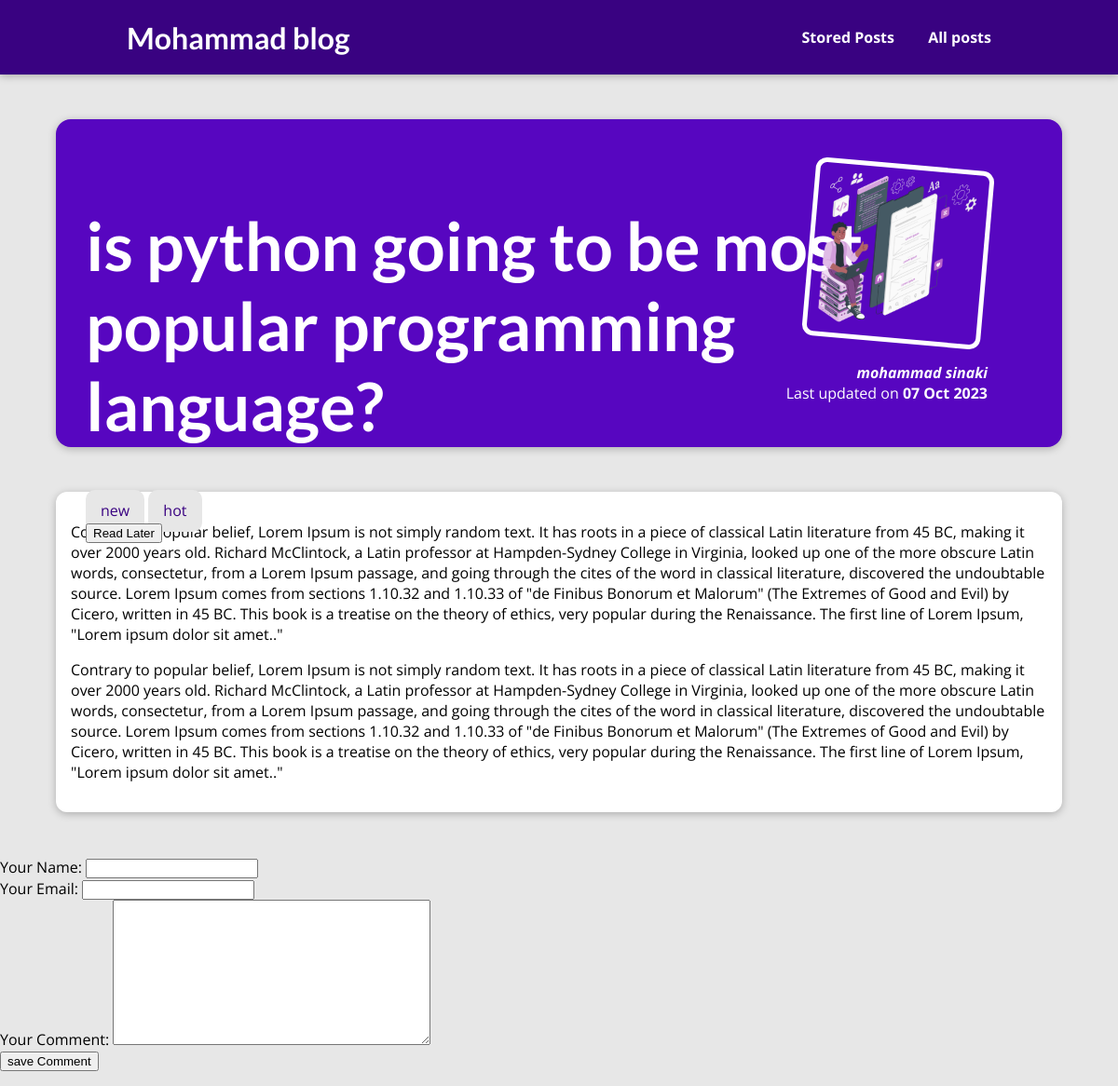
The page /posts/is-python-going-to-be-most-popular-programming-lan on the database its author committed.
### blog/models.py (models this page shows, shortened)
class Post(models.Model):
    title = models.CharField(max_length=150)
    excerpt = models.CharField(max_length=200)
    image = models.ImageField(upload_to="posts",null=True)
    date = models.DateField(auto_now=True)
    slug = models.SlugField(db_index=True , unique=True)
    content = models.TextField(validators= [MinLengthValidator(10)])
    author = models.ForeignKey(
        Author , on_delete= models.SET_NULL , null=True , related_name="posts")
    tags = models.ManyToManyField(Tag)

class Tag(models.Model):
    caption = models.CharField(max_length=20)

class Author(models.Model):
    first_name = models.CharField(max_length=100)
    last_name = models.CharField(max_length=150)
    email_address = models.EmailField()
    def __str__(self):
        return f"{self.first_name} {self.last_name}"

### blog/views.py (the view, shortened to what this page needs)
# urls.py: path("posts/<slug:slug>",views.SinglePostView.as_view(),name="post-detail-page"),
class SinglePostView(View):
    def is_stored_post(self,request,post_id):
        stored_posts = request.session.get("stored_posts")
        if stored_posts is not None:
            is_saved_for_later = post_id in stored_posts
        else:
            is_saved_for_later = False
        return is_saved_for_later
    def get(self,request,slug):
        post = Post.objects.get(slug = slug)
        context =  {
            "post":post,
            "post_tags":post.tags.all(),
            "comment_form":CommentForm(),
            "comments":post.comments.all().order_by("-id"),
            "saved_for_later":self.is_stored_post(request , post.id)
        }
        return render(request , "blog/post-detail.html",context)

### blog/forms.py
class CommentForm(forms.ModelForm):
    class Meta:
        model = Comment
        exclude = ["post"]
        labels = {
            "user_name":"Your Name",
            "user_email":"Your Email",
            "text":"Your Comment"
        }

### blog/templates/blog/post-detail.html (shortened to what this page needs)
{% extends 'base.html' %}
{% load static %}
{% block css_files %}
<link rel="stylesheet" href="{% static "blog/post-detail.css" %}">
{% endblock %}
{% block body %}
<section id="summary">
  <h2>{{ post.title }}</h2>
  <div>
    {% for tag in post_tags %}
        <span class="tag">{{tag.caption}}</span>
    {% endfor %}
  </div>
  <div id="read-later">
    <form action=" {% url "read-later" %} " method="post">
      <button>
        {% if saved_for_later  %}
          remove from Read Later
        {% else %}
          Read Later
        {% endif %}
      </button>
    </form>
  </div>
  <article>
    <img src="{{post.image.url}}" alt="{{ post.title }}">
    <address>{{ post.author }}</address>
    <div>Last updated on <time>{{ post.date|date:"d M Y" }}</time></div>
  </article>
</section>
<main>
  <p>{{ post.content|linebreaks }}</p>
</main>
<div>
  <form method="post" action="{% url "post-detail-page" post.slug %}">
    {% for form_field  in comment_form %}
      <div class="form-control">
        {{form_field.label_tag}}
        {{form_field}}
      </div>
    {% endfor %}
    <button>save Comment</button>
  </form>
</div>
{% endblock %}

### static/app.css (style rules this page uses)
* { box-sizing: border-box; }
html { font-family: 'Open Sans', 'Lato', sans-serif; }
body { margin: 0; }
h1, h2, h3 { font-family: 'Lato', sans-serif; font-weight: bold; }

### blog/static/blog/post-detail.css (style rules this page uses)
body { background-color: #e7e7e7; }
#summary { margin: 8rem auto 3rem auto; padding: 2rem; width: 90%; max-width: 90rem; border-radius: 16px; background-color: #5706c0; position: relative; box-shadow: 0 2px 8px rgba(0, 0, 0, 0.25); height: 22rem; }
#summary h2 { color: white; font-size: 4.5rem; }
#summary article { position: absolute; top: 2rem; right: 3rem; padding: 1rem 2rem; border-radius: 12px; text-align: right; color: white; }
#summary article img { width: 12rem; height: 12rem; border-radius: 12px; transform: rotateZ(5deg); border: 5px solid white; margin-bottom: 1rem; }
#summary address { font-weight: bold; }
#summary time { font-weight: bold; }
main { width: 90%; max-width: 90rem; margin: 3rem auto; background-color: white; padding: 1rem; border-radius: 12px; box-shadow: 0 2px 8px rgba(0, 0, 0, 0.25); }
.tag { background-color: #e7e7e7; border-radius: 10px; color: #390281; padding: 0.7rem 1rem; }

### rows shown on the page
Post: title "is python going to be most popular programming language?", image (picture), author "mohammad sinaki", date "07 Oct 2023", content "Contrary to popular belief, Lorem Ipsum is not simply random text. It has roots in a piece of classical Latin literature from 45 BC, making it over 2000 years old. Richard McClintock, a Latin professor at Hampden-Sydney College in Virginia, looked up one of the more obscure Latin words, consectetur, from a Lorem Ipsum passage, and going through the cites of the word in classical literature, discovered the undoubtable source. Lorem Ipsum comes from sections 1.10.32 and 1.10.33 of \"de Finibus Bonorum et Malorum\" (The Extremes of Good and Evil) by Cicero, written in 45 BC. This book is a treatise on the theory of ethics, very popular during the Renaissance. The first line of Lorem Ipsum,…"
Tag: caption "new"
Tag: caption "hot"
